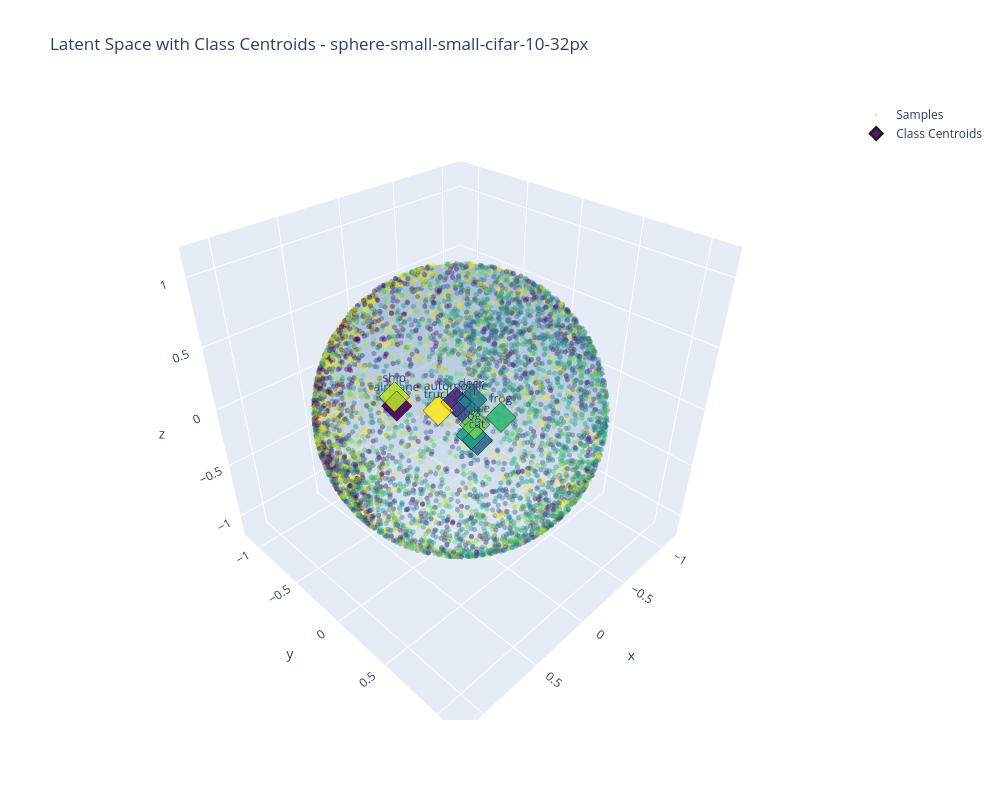

The notebook cell this image was saved under:
### Code cell
from sklearn.metrics import silhouette_score, adjusted_rand_score
from sklearn.cluster import KMeans

silhouette_avg = silhouette_score(latents_3d, labels)
print(f"Silhouette Score (higher is better separation): {silhouette_avg:.3f}")

kmeans = KMeans(n_clusters=len(np.unique(labels)), random_state=42, n_init=10)
cluster_labels = kmeans.fit_predict(latents_3d)
adjusted_rand_score_val = adjusted_rand_score(labels, cluster_labels)
print(f"Adjusted Rand Index (1.0 = perfect clustering): {adjusted_rand_score_val:.3f}")

class_centroids = []
for cls in np.unique(labels):
    mask = labels == cls
    centroid = latents_3d[mask].mean(axis=0)
    class_centroids.append(centroid)

class_centroids = np.array(class_centroids)

fig = go.Figure()

u = np.linspace(0, 2 * np.pi, 50)
v = np.linspace(0, np.pi, 50)
x_sphere = np.outer(np.cos(u), np.sin(v))
y_sphere = np.outer(np.sin(u), np.sin(v))
z_sphere = np.outer(np.ones(np.size(u)), np.cos(v))

fig.add_trace(go.Surface(
    x=x_sphere,
    y=y_sphere,
    z=z_sphere,
    opacity=0.15,
    colorscale='Blues',
    showscale=False,
    name='Unit Sphere',
    hoverinfo='skip'
))

# Add all points
fig.add_trace(go.Scatter3d(
    x=latents_3d[:, 0],
    y=latents_3d[:, 1],
    z=latents_3d[:, 2],
    mode='markers',
    marker=dict(
        size=3,
        color=labels,
        colorscale='Viridis',
        showscale=False,
        opacity=0.4
    ),
    text=[class_names[int(label)] for label in labels],
    hovertemplate='<b>%{text}</b><br>X: %{x:.3f}<br>Y: %{y:.3f}<br>Z: %{z:.3f}<extra></extra>',
    name='Samples'
))

centroid_labels = [class_names[i] for i in range(len(class_centroids))]
fig.add_trace(go.Scatter3d(
    x=class_centroids[:, 0],
    y=class_centroids[:, 1],
    z=class_centroids[:, 2],
    mode='markers+text',
    marker=dict(
        size=10,
        color=list(range(len(class_centroids))),
        colorscale='Viridis',
        symbol='diamond',
        line=dict(color='black', width=2),
        opacity=0.9
    ),
    text=centroid_labels,
    textposition='top center',
    hovertemplate='<b>Centroid: %{text}</b><br>X: %{x:.3f}<br>Y: %{y:.3f}<br>Z: %{z:.3f}<extra></extra>',
    name='Class Centroids',
    showlegend=True
))

fig.update_layout(
    title=f'Latent Space with Class Centroids - {job_dir}',
    scene=dict(
        xaxis=dict(range=[-1.2, 1.2]),
        yaxis=dict(range=[-1.2, 1.2]),
        zaxis=dict(range=[-1.2, 1.2]),
    ),
    width=1000,
    height=800,
    hovermode='closest'
)

fig.show()
print("Class centroids plotted (marked with diamond symbols)")

### Figure 1 — Plotly figure (JSON) as saved in the notebook; plotly's stock layout.template omitted (floating-point values rounded to 4 significant figures; data arrays with more than 128 entries replaced by an {"elided": "..."} marker saying what was removed)
{"data": [{"colorscale": [[0, "rgb(247,251,255)"], [0.125, "rgb(222,235,247)"], [0.25, "rgb(198,219,239)"], [0.375, "rgb(158,202,225)"], [0.5, "rgb(107,174,214)"], [0.625, "rgb(66,146,198)"], [0.75, "rgb(33,113,181)"], [0.875, "rgb(8,81,156)"], [1, "rgb(8,48,107)"]], "hoverinfo": "skip", "name": "Unit Sphere", "opacity": 0.15, "showscale": false, "type": "surface", "x": {"elided": "50x50 float values"}, "y": {"elided": "50x50 float values"}, "z": {"elided": "50x50 float values"}}, {"hovertemplate": "<b>%{text}</b><br>X: %{x:.3f}<br>Y: %{y:.3f}<br>Z: %{z:.3f}<extra></extra>", "marker": {"color": {"elided": "5000 int values"}, "colorscale": [[0, "#440154"], [0.1111, "#482878"], [0.2222, "#3e4989"], [0.3333, "#31688e"], [0.4444, "#26828e"], [0.5556, "#1f9e89"], [0.6667, "#35b779"], [0.7778, "#6ece58"], [0.8889, "#b5de2b"], [1, "#fde725"]], "opacity": 0.4, "showscale": false, "size": 3}, "mode": "markers", "name": "Samples", "text": {"elided": "5000 str values"}, "type": "scatter3d", "x": {"elided": "5000 float values"}, "y": {"elided": "5000 float values"}, "z": {"elided": "5000 float values"}}, {"hovertemplate": "<b>Centroid: %{text}</b><br>X: %{x:.3f}<br>Y: %{y:.3f}<br>Z: %{z:.3f}<extra></extra>", "marker": {"color": [0, 1, 2, 3, 4, 5, 6, 7, 8, 9], "colorscale": [[0, "#440154"], [0.1111, "#482878"], [0.2222, "#3e4989"], [0.3333, "#31688e"], [0.4444, "#26828e"], [0.5556, "#1f9e89"], [0.6667, "#35b779"], [0.7778, "#6ece58"], [0.8889, "#b5de2b"], [1, "#fde725"]], "line": {"color": "black", "width": 2}, "opacity": 0.9, "size": 10, "symbol": "diamond"}, "mode": "markers+text", "name": "Class Centroids", "showlegend": true, "text": ["airplane", "automobile", "bird", "cat", "deer", "dog", "frog", "horse", "ship", "truck"], "textposition": "top center", "type": "scatter3d", "x": [0.3547, 0.1607, -0.1254, 0.05138, -0.2206, 0.05152, -0.2668, -0.09237, 0.3816, 0.2606], "y": [-0.2632, 0.117, -0.08146, 0.2115, -0.1075, 0.1498, 0.1384, 0.04671, -0.2477, 0.0493], "z": [0.08027, 0.2026, -0.1009, -0.1209, -0.07065, -0.1045, -0.127, -0.1466, 0.1766, 0.1536]}], "layout": {"height": 800, "hovermode": "closest", "scene": {"xaxis": {"range": [-1.2, 1.2]}, "yaxis": {"range": [-1.2, 1.2]}, "zaxis": {"range": [-1.2, 1.2]}}, "title": {"text": "Latent Space with Class Centroids - sphere-small-small-cifar-10-32px"}, "width": 1000}}
